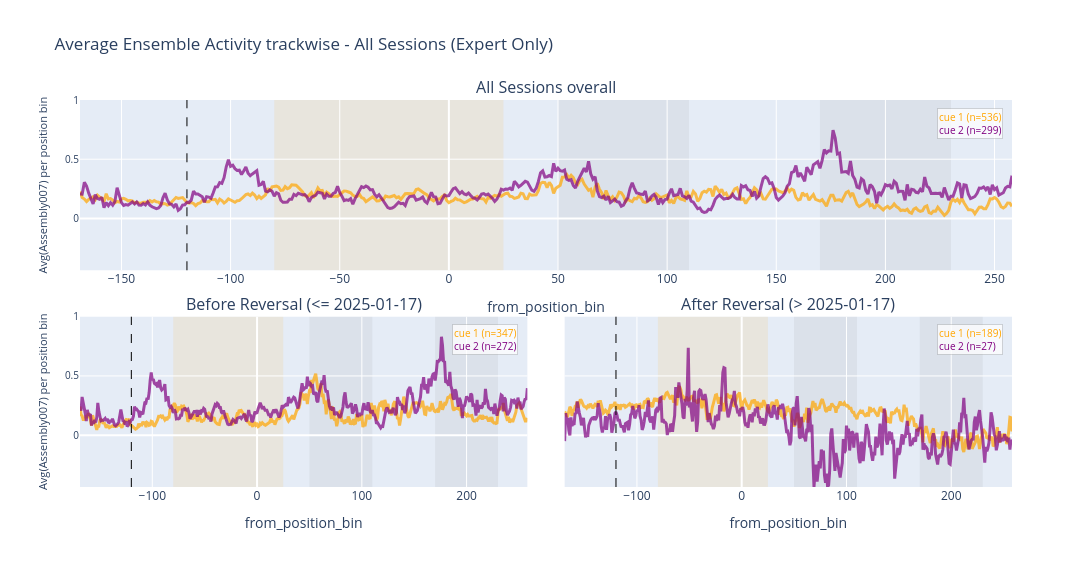

Notebook source saved alongside this figure:
### Code cell
#cue seperation plot 
# df = ens_data.reset_index() 
all_session_ids = ens_data.index.get_level_values("session_id").unique().tolist()
all_sessions_keep = list(range(1, len(all_session_ids) + 1))
# sessions_keep = [8, 9, 11, 12, 13, 14, 15, 16] # C1 strategy
# sessions_keep = [15, 16, 17, 18, 19, 20, 21, 22, 23] # C2 strategy
# sessions_keep = [23]
sessions_keep = all_sessions_keep # all sessions
print ("Sessions considered:", sessions_keep)

session_ids_keep = [all_session_ids[i - 1] for i in sessions_keep]

if len(sessions_keep) == len(all_sessions_keep):
    session_selection_label = "All Sessions"
elif len(sessions_keep) == 1:
    session_selection_label = f"Session {sessions_keep[0]}"
else:
    session_selection_label = f"Sessions {min(sessions_keep)} to {max(sessions_keep)}"

# keep only expert trials (C1 cue -> choice_R1 = True, choice_R2 = False; C2 cue -> choice_R1 = False, choice_R2 = True)
ens_filt = ens_data.loc[ens_data.index.get_level_values("session_id").isin(session_ids_keep)]

expert1 = ens_filt[ # Keep only expert trials
        (ens_filt["choice_R1"] == 1) &
        (ens_filt["choice_R2"] == 0) &
        (ens_filt["cue"] == 1)
    ]

expert2 = ens_filt[ # Keep only expert trials
        (ens_filt["choice_R1"] == 0) &
        (ens_filt["choice_R2"] == 1) &
        (ens_filt["cue"] == 2)
    ]

# expert1 = ens_filt[ # Keep only non expert trials
#         (ens_filt["choice_R1"] == 0) &
#         (ens_filt["choice_R2"] == 1) &
#         (ens_filt["cue"] == 1)
#     ]

# expert2 = ens_filt[ # Keep only non expert trials
#         (ens_filt["choice_R2"] == 0) &
#         (ens_filt["choice_R1"] == 1) &
#         (ens_filt["cue"] == 2)
#     ]



ens_filt = pd.concat([expert1, expert2]).copy()


cutoff_date = pd.Timestamp("2025-01-17")
session_dates = pd.to_datetime(ens_filt.index.get_level_values("session_id").astype(str).str[:10])
is_before_reversal = session_dates <= cutoff_date
is_after_reversal = session_dates > cutoff_date

# Raw `cue` labels are reward-zone-sticky after reversal; `visual_cue` follows the actual cue identity.
ens_filt["visual_cue"] = ens_filt["cue"]
ens_filt.loc[is_after_reversal & ens_filt["cue"].eq(1).to_numpy(), "visual_cue"] = 2
ens_filt.loc[is_after_reversal & ens_filt["cue"].eq(2).to_numpy(), "visual_cue"] = 1

ens_before = ens_filt.loc[is_before_reversal]
ens_after = ens_filt.loc[is_after_reversal]

def average_by_cue(ens_subset):
    trial_avg = (
        ens_subset # .reset_index()
        .groupby(["from_position_bin", "visual_cue"], as_index=False)[Assembly]
        .mean()
        .rename(columns={Assembly: "Assembly_mean", "visual_cue": "cue"})
    )
    trial_avg = trial_avg[trial_avg["cue"].isin([1, 2])]
    trial_avg["from_position_bin"] = trial_avg["from_position_bin"].astype(str)
    return trial_avg

def count_trials_by_cue(ens_subset):
    trial_counts = (
        ens_subset.reset_index()[["session_id", "trial_id", "visual_cue"]]
        .loc[lambda df: df["visual_cue"].isin([1, 2])]
        .drop_duplicates(["session_id", "trial_id", "visual_cue"])
        .groupby("visual_cue")
        .size()
    )
    return {cue: int(trial_counts.get(cue, 0)) for cue in [1, 2]}

trial_avg_before = average_by_cue(ens_before)
trial_avg_after = average_by_cue(ens_after)
trial_avg_all = average_by_cue(ens_filt)
trial_counts_before = count_trials_by_cue(ens_before)
trial_counts_after = count_trials_by_cue(ens_after)
trial_counts_all = count_trials_by_cue(ens_filt)
trial_avg = pd.concat([trial_avg_before, trial_avg_after, trial_avg_all], ignore_index=True)

fig = make_subplots(
    rows=2,
    cols=2,
    specs=[[{"colspan": 2}, None], [{}, {}]],
    subplot_titles=(
        f"{session_selection_label} overall",
        "Before Reversal (<= 2025-01-17)",
        "After Reversal (> 2025-01-17)",
    ),
    shared_yaxes=True,
    vertical_spacing=0.12,
    horizontal_spacing=0.04,
)

plot_specs = [
    (1, 1, trial_avg_all, trial_counts_all),
    (2, 1, trial_avg_before, trial_counts_before),
    (2, 2, trial_avg_after, trial_counts_after),
]

for row, col, trial_avg_split, trial_counts in plot_specs:
    cue1 = trial_avg_split[trial_avg_split["cue"] == 1]
    cue2 = trial_avg_split[trial_avg_split["cue"] == 2]
    cue_colors = {1: "orange", 2: "purple"}

    fig.add_trace(
        go.Scatter(
            x=cue1["from_position_bin"],
            y=cue1["Assembly_mean"],
            mode="lines",
            name="cue 1",
            line=dict(color=cue_colors[1], width=3),
            opacity=0.7,
            legendgroup="cue 1",
            showlegend=False,
        ),
        row=row,
        col=col,
    )

    fig.add_trace(
        go.Scatter(
            x=cue2["from_position_bin"],
            y=cue2["Assembly_mean"],
            mode="lines",
            name="cue 2",
            line=dict(color=cue_colors[2], width=3),
            opacity=0.7,
            legendgroup="cue 2",
            showlegend=False,
        ),
        row=row,
        col=col,
    )

    subplot = fig.get_subplot(row, col)
    fig.add_annotation(
        x=subplot.xaxis.domain[1] - 0.01,
        y=subplot.yaxis.domain[1] - 0.02,
        xref="paper",
        yref="paper",
        text=(
            f"<span style='color:{cue_colors[1]}'>cue 1 (n={trial_counts[1]})</span><br>"
            f"<span style='color:{cue_colors[2]}'>cue 2 (n={trial_counts[2]})</span>"
        ),
        showarrow=False,
        xanchor="right",
        yanchor="top",
        align="left",
        bgcolor="rgba(255,255,255,0.75)",
        bordercolor="rgba(0,0,0,0.15)",
        borderwidth=1,
        font=dict(size=10),
    )

fig.update_layout(
    title = f"Average Ensemble Activity trackwise - {session_selection_label} (Expert Only)",
    yaxis_title=f"Avg({Assembly}) per position bin",
    width=1200,
    height=567,
    showlegend=False,
)

for row, col, _, _ in plot_specs:
    fig.update_xaxes(title_text="from_position_bin", type="linear", row=row, col=col)
fig.update_yaxes(title_text=f"Avg({Assembly}) per position bin", row=2, col=1)
fig.update_yaxes(range=[min(trial_avg["Assembly_mean"]), 1], title_font=dict(size=11), tickfont=dict(size=10))

for row, col, _, _ in plot_specs:
    fig.add_vrect(x0=-80, x1=25,  fillcolor="orange", opacity=0.1, layer="below", line_width=0, row=row, col=col)
    fig.add_vrect(x0=50,  x1=110, fillcolor="grey",   opacity=0.1, layer="below", line_width=0, row=row, col=col)
    fig.add_vrect(x0=170, x1=230, fillcolor="grey",   opacity=0.1, layer="below", line_width=0, row=row, col=col)
    fig.add_vline(x=-120, line_dash="dash", line_color="black", line_width=1, row=row, col=col)


fig.show()

### Figure 1 — Plotly figure (JSON) as saved in the notebook; plotly's stock layout.template omitted (floating-point values rounded to 4 significant figures; data arrays with more than 128 entries replaced by an {"elided": "..."} marker saying what was removed)
{"data": [{"legendgroup": "cue 1", "line": {"color": "orange", "width": 3}, "mode": "lines", "name": "cue 1", "opacity": 0.7, "showlegend": false, "type": "scatter", "x": {"elided": "428 str values"}, "xaxis": "x", "y": {"elided": "428 float values"}, "yaxis": "y"}, {"legendgroup": "cue 2", "line": {"color": "purple", "width": 3}, "mode": "lines", "name": "cue 2", "opacity": 0.7, "showlegend": false, "type": "scatter", "x": {"elided": "428 str values"}, "xaxis": "x", "y": {"elided": "428 float values"}, "yaxis": "y"}, {"legendgroup": "cue 1", "line": {"color": "orange", "width": 3}, "mode": "lines", "name": "cue 1", "opacity": 0.7, "showlegend": false, "type": "scatter", "x": {"elided": "428 str values"}, "xaxis": "x2", "y": {"elided": "428 float values"}, "yaxis": "y2"}, {"legendgroup": "cue 2", "line": {"color": "purple", "width": 3}, "mode": "lines", "name": "cue 2", "opacity": 0.7, "showlegend": false, "type": "scatter", "x": {"elided": "428 str values"}, "xaxis": "x2", "y": {"elided": "428 float values"}, "yaxis": "y2"}, {"legendgroup": "cue 1", "line": {"color": "orange", "width": 3}, "mode": "lines", "name": "cue 1", "opacity": 0.7, "showlegend": false, "type": "scatter", "x": {"elided": "428 str values"}, "xaxis": "x3", "y": {"elided": "428 float values"}, "yaxis": "y3"}, {"legendgroup": "cue 2", "line": {"color": "purple", "width": 3}, "mode": "lines", "name": "cue 2", "opacity": 0.7, "showlegend": false, "type": "scatter", "x": {"elided": "428 str values"}, "xaxis": "x3", "y": {"elided": "428 float values"}, "yaxis": "y3"}], "layout": {"annotations": [{"font": {"size": 16}, "showarrow": false, "text": "All Sessions overall", "x": 0.5, "xanchor": "center", "xref": "paper", "y": 1, "yanchor": "bottom", "yref": "paper"}, {"font": {"size": 16}, "showarrow": false, "text": "Before Reversal (<= 2025-01-17)", "x": 0.24, "xanchor": "center", "xref": "paper", "y": 0.44, "yanchor": "bottom", "yref": "paper"}, {"font": {"size": 16}, "showarrow": false, "text": "After Reversal (> 2025-01-17)", "x": 0.76, "xanchor": "center", "xref": "paper", "y": 0.44, "yanchor": "bottom", "yref": "paper"}, {"align": "left", "bgcolor": "rgba(255,255,255,0.75)", "bordercolor": "rgba(0,0,0,0.15)", "borderwidth": 1, "font": {"size": 10}, "showarrow": false, "text": "<span style='color:orange'>cue 1 (n=536)</span><br><span style='color:purple'>cue 2 (n=299)</span>", "x": 0.99, "xanchor": "right", "xref": "paper", "y": 0.98, "yanchor": "top", "yref": "paper"}, {"align": "left", "bgcolor": "rgba(255,255,255,0.75)", "bordercolor": "rgba(0,0,0,0.15)", "borderwidth": 1, "font": {"size": 10}, "showarrow": false, "text": "<span style='color:orange'>cue 1 (n=347)</span><br><span style='color:purple'>cue 2 (n=272)</span>", "x": 0.47, "xanchor": "right", "xref": "paper", "y": 0.42, "yanchor": "top", "yref": "paper"}, {"align": "left", "bgcolor": "rgba(255,255,255,0.75)", "bordercolor": "rgba(0,0,0,0.15)", "borderwidth": 1, "font": {"size": 10}, "showarrow": false, "text": "<span style='color:orange'>cue 1 (n=189)</span><br><span style='color:purple'>cue 2 (n=27)</span>", "x": 0.99, "xanchor": "right", "xref": "paper", "y": 0.42, "yanchor": "top", "yref": "paper"}], "height": 567, "shapes": [{"fillcolor": "orange", "layer": "below", "line": {"width": 0}, "opacity": 0.1, "type": "rect", "x0": -80, "x1": 25, "xref": "x", "y0": 0, "y1": 1, "yref": "y domain"}, {"fillcolor": "grey", "layer": "below", "line": {"width": 0}, "opacity": 0.1, "type": "rect", "x0": 50, "x1": 110, "xref": "x", "y0": 0, "y1": 1, "yref": "y domain"}, {"fillcolor": "grey", "layer": "below", "line": {"width": 0}, "opacity": 0.1, "type": "rect", "x0": 170, "x1": 230, "xref": "x", "y0": 0, "y1": 1, "yref": "y domain"}, {"line": {"color": "black", "dash": "dash", "width": 1}, "type": "line", "x0": -120, "x1": -120, "xref": "x", "y0": 0, "y1": 1, "yref": "y domain"}, {"fillcolor": "orange", "layer": "below", "line": {"width": 0}, "opacity": 0.1, "type": "rect", "x0": -80, "x1": 25, "xref": "x2", "y0": 0, "y1": 1, "yref": "y2 domain"}, {"fillcolor": "grey", "layer": "below", "line": {"width": 0}, "opacity": 0.1, "type": "rect", "x0": 50, "x1": 110, "xref": "x2", "y0": 0, "y1": 1, "yref": "y2 domain"}, {"fillcolor": "grey", "layer": "below", "line": {"width": 0}, "opacity": 0.1, "type": "rect", "x0": 170, "x1": 230, "xref": "x2", "y0": 0, "y1": 1, "yref": "y2 domain"}, {"line": {"color": "black", "dash": "dash", "width": 1}, "type": "line", "x0": -120, "x1": -120, "xref": "x2", "y0": 0, "y1": 1, "yref": "y2 domain"}, {"fillcolor": "orange", "layer": "below", "line": {"width": 0}, "opacity": 0.1, "type": "rect", "x0": -80, "x1": 25, "xref": "x3", "y0": 0, "y1": 1, "yref": "y3 domain"}, {"fillcolor": "grey", "layer": "below", "line": {"width": 0}, "opacity": 0.1, "type": "rect", "x0": 50, "x1": 110, "xref": "x3", "y0": 0, "y1": 1, "yref": "y3 domain"}, {"fillcolor": "grey", "layer": "below", "line": {"width": 0}, "opacity": 0.1, "type": "rect", "x0": 170, "x1": 230, "xref": "x3", "y0": 0, "y1": 1, "yref": "y3 domain"}, {"line": {"color": "black", "dash": "dash", "width": 1}, "type": "line", "x0": -120, "x1": -120, "xref": "x3", "y0": 0, "y1": 1, "yref": "y3 domain"}], "showlegend": false, "title": {"text": "Average Ensemble Activity trackwise - All Sessions (Expert Only)"}, "width": 1200, "xaxis": {"anchor": "y", "domain": [0, 1], "title": {"text": "from_position_bin"}, "type": "linear"}, "xaxis2": {"anchor": "y2", "domain": [0, 0.48], "title": {"text": "from_position_bin"}, "type": "linear"}, "xaxis3": {"anchor": "y3", "domain": [0.52, 1], "title": {"text": "from_position_bin"}, "type": "linear"}, "yaxis": {"anchor": "x", "domain": [0.56, 1], "range": [-0.4379, 1], "tickfont": {"size": 10}, "title": {"font": {"size": 11}, "text": "Avg(Assembly007) per position bin"}}, "yaxis2": {"anchor": "x2", "domain": [0, 0.44], "range": [-0.4379, 1], "tickfont": {"size": 10}, "title": {"font": {"size": 11}, "text": "Avg(Assembly007) per position bin"}}, "yaxis3": {"anchor": "x3", "domain": [0, 0.44], "matches": "y2", "range": [-0.4379, 1], "showticklabels": false, "tickfont": {"size": 10}, "title": {"font": {"size": 11}}}}}
